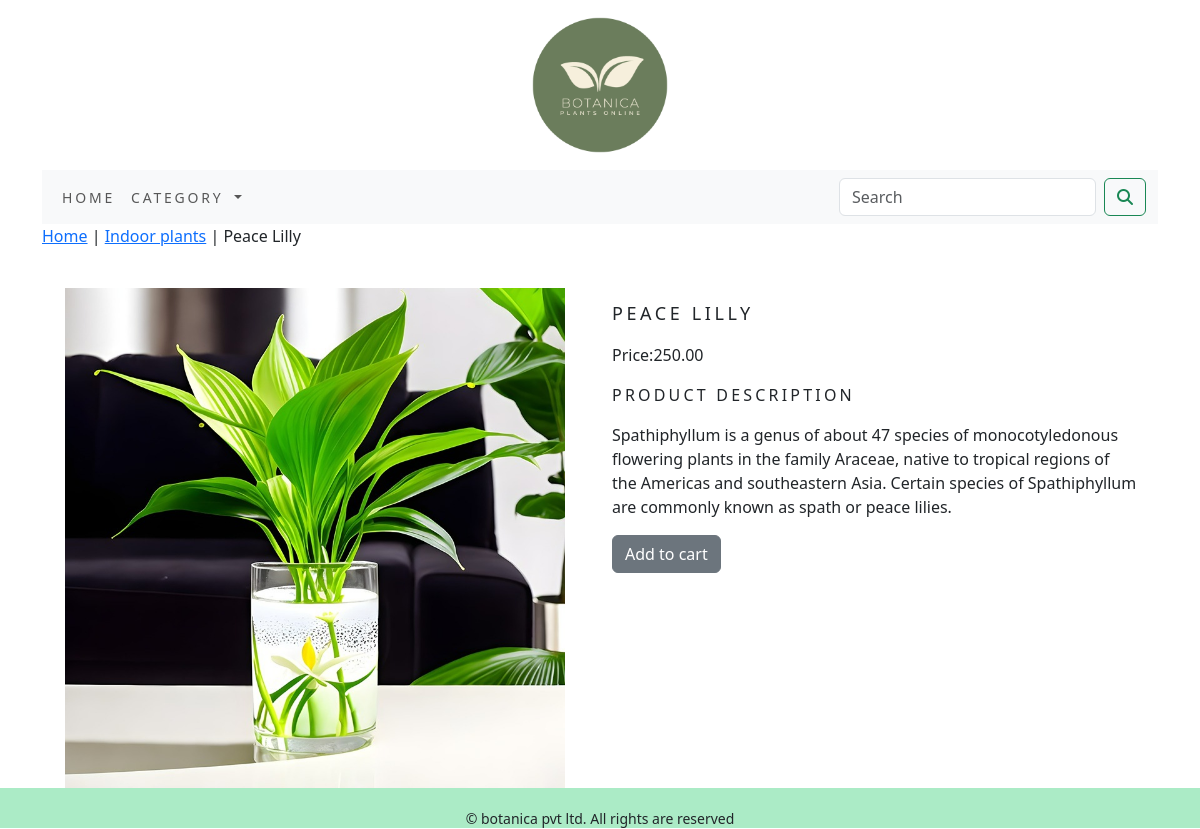
/botanica/indoor-plants/peace-lilly/, run on the app's committed database.
### ecom_app/models.py (models this page shows, shortened)
class Product(models.Model):
    name = models.CharField(max_length=250, unique=True)
    slug = models.SlugField(max_length=250, unique=True)
    description = models.TextField(blank=True)
    price = models.DecimalField(max_digits=10, decimal_places=2)
    category = models.ForeignKey(Category, on_delete=models.CASCADE)
    image = models.ImageField(upload_to='product', blank=True)
    stock = models.IntegerField()
    available = models.BooleanField(default=True)
    created = models.DateTimeField(auto_now_add=True)
    updated = models.DateTimeField(auto_now=True)
    class Meta:
        ordering = ('name',)
        verbose_name = 'product'
        verbose_name_plural = 'products'

class Category(models.Model):
    name = models.CharField(max_length=250, unique=True)
    slug = models.SlugField(max_length=250, unique=True)
    description = models.TextField(blank=True)
    image = models.ImageField(upload_to='category', blank=True)
    class Meta:
        ordering = ('name',)
        verbose_name = 'category'
        verbose_name_plural = 'categories'
    def get_url(self):
        return reverse('ecom_app:prods_by_cat', args=[self.slug])
    def __str__(self):
        return '{}'.format(self.name)

### ecom_app/views.py (the view)
# urls.py: path('<slug:c_slug>/<slug:product_slug>/', views.prodetail, name='proCatdetail')
def prodetail(request, c_slug, product_slug):
    try:
        product = Product.objects.get(category__slug=c_slug, slug=product_slug)
    except Exception as e:
        raise e
    return render(request, 'Product.html', {'product': product})

### cart/context_processors.py (called while the page is built)
def counter(request):
    item_count = 0
    if 'admin' in request.path:
        return {}
    else:
        try:
            cart = Cart.objects.filter(cart_id=_cart_id(request))
            cart_items = CartItem.objects.all().filter(cart=cart[:1])
            for cart_item in cart_items:
                item_count += cart_item.quantity
        except Cart.DoesNotExist:
            item_count = 0
    return dict(item_count=item_count)

### cart/views.py (called while the page is built)
def _cart_id(request):
    cart = request.session.session_key
    if not cart:
        cart = request.session.create()
    return cart

### ecom_app/context_processors.py (called while the page is built)
def menu_links(request):
    links = Category.objects.all()
    return dict(links=links)

### templates/Product.html (shortened to what this page needs)
{% extends 'Base.html' %}
{% load static %}
{% block content %}
<div class="row">
    <div class="mx-auto">
        <p> <a href="{% url 'ecom_app:allprodcat' %}">Home</a> | <a href="{{product.category.get_url}}">{{product.category}}</a> | {{product.name}} </p>
    </div>
<div class="container">
<br>
<div class="row">
    <div class="col-12 col-sm-12 col-md-12 col-lg-6 text-center">
        <div style="min-width:18rem">
            <img src="{{product.image.url}}" alt="{{product.name}}" width="500px">
        </div>
    </div>
        <div class="col-12 col-sm-12 col-md-12 col-lg-6">
            <div>
                <h1 class="my_prod_title">{{product.name}}</h1>
                <p>Price:{{product.price}}</p>
                <p class="my_title">Product Description</p>
                <p class="text-justify my_prod_text">{{product.description}}</p>
                {% if product.stock <= 0 %}
                    <p class="text-justify my_prod_text"><b>Out of stock</b></p>
                {% else %}
                    <a class="btn btn-secondary" href="{% url 'cart:add_cart' product.id %}">Add to cart</a>
                {% endif %}
            </div>
        </div>
</div>
</div>
</div>
{% endblock %}

### static/css/custom.css (style rules this page uses)
body { font-family: 'Roboto Slab', serif; }
.my_title { font-size : 16px; text-transform : uppercase; letter-spacing : .2em; }
.my_prod_title { font-size : 18px; text-transform : uppercase; letter-spacing : .2em; padding-top : 15px; padding-bottom : 10px; }
.my_prod_text { padding-right : 20px; }

### data on the page
Product: category "Indoor plants", name "Peace Lilly", image (picture), name "PEACE LILLY", price "250.00", description "Spathiphyllum is a genus of about 47 species of monocotyledonous flowering plants in the family Araceae, native to tropical regions of the Americas and southeastern Asia. Certain species of Spathiphyllum are commonly known as spath or peace lilies."
